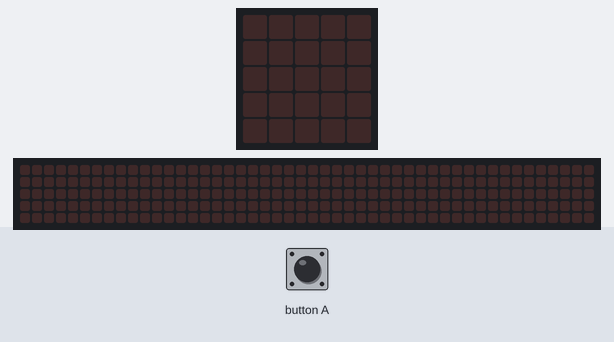
The program below on a simulated BBC micro:bit (MakeCode). On the bench: the board's 5×5 LED display, a strip that is not on the board, showing the scrolling text unrolled. The inputs (shaded band) are chosen by the test bench. The 48×5 strip is a reading aid, not a part: it shows the text the display is scrolling, unrolled, one strip-width of it at a time.

Above: at 1.2 s.
1.3 s: button A pressed for 0.15 s
At 1.67 s:
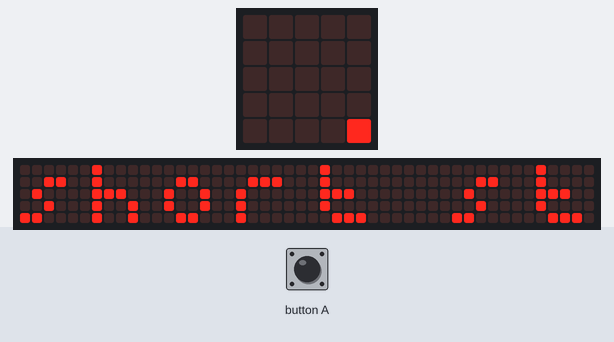
At 6.77 s:
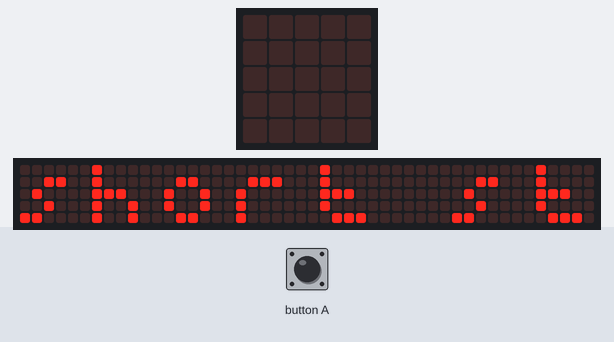

The program:

2.py
```python
def solve():
    if input.button_is_pressed(Button.A):
        a,x=True,input.running_time()
        while input.button_is_pressed(Button.A):pass
        r=input.running_time()-x
        basic.show_string("long string") if r>3000 else basic.show_string("short string")
basic.forever(solve)
```

Measured:
- after the input at 1.3 s, the display: first changes after 0.15 s (image 1 shows a later state)
- what the display in image 2 shows lasts 0.4 s, from 6.6 s to 7.0 s
